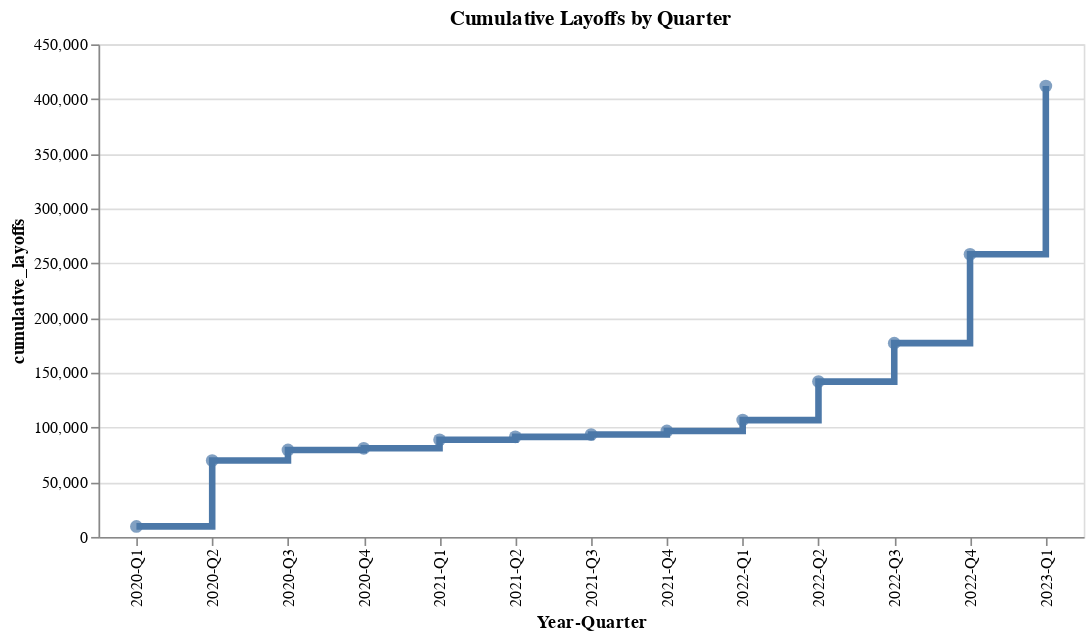

Notebook cell for this chart:
### Code cell
# Cumulative Line Chart 
import altair as alt
import pandas as pd

layoffs_df['Date'] = pd.to_datetime(layoffs_df['Date'])

# Group df by quarter and count number of layoffs by quarter
yearly_layoffs = (layoffs_df.groupby(pd.Grouper(key='Date', freq='Q'))['Laid_Off_Count'].sum().reset_index())

# Create a new column with the quarter-year format
yearly_layoffs['Year-Quarter'] =   yearly_layoffs['Date'].dt.year.astype(str) +'-' + 'Q' + yearly_layoffs['Date'].dt.quarter.astype(str) 

# sort the dataframe by Laid_Off_Count in descending order
yearly_layoffs = yearly_layoffs.sort_values(by='Laid_Off_Count', ascending=False)

source = yearly_layoffs

chart = alt.Chart(source, width=600).mark_line(strokeWidth=4, interpolate='step-after').transform_window(
    # Sort the data chronologically
    sort=[{'field': 'Year-Quarter'}],
    # Include all previous records before the current record and none after
    # (This is the default value so you could skip it and it would still work.)
    frame=[None, 0],
    # What to add up as you go
    cumulative_layoffs='sum(Laid_Off_Count)'
).encode(
    x='Year-Quarter:O',
    # Plot the calculated field created by the transformation
    y='cumulative_layoffs:Q'
)

# Add points to the line chart
points = chart.mark_circle(size=60).encode(
    x='Year-Quarter:O',
    y='cumulative_layoffs:Q'
)

chart.title = "Cumulative Layoffs by Quarter"

chart + points

### Figure 1 — Vega-Lite specification as saved in the notebook (floating-point values rounded to 4 significant figures)
{"config": {"view": {"continuousWidth": 400, "continuousHeight": 300}}, "layer": [{"mark": {"type": "line", "interpolate": "step-after", "strokeWidth": 4}, "encoding": {"x": {"field": "Year-Quarter", "type": "ordinal"}, "y": {"field": "cumulative_layoffs", "type": "quantitative"}}, "title": "Cumulative Layoffs by Quarter", "transform": [{"window": [{"op": "sum", "field": "Laid_Off_Count", "as": "cumulative_layoffs"}], "frame": [null, 0], "sort": [{"field": "Year-Quarter"}]}], "width": 600}, {"mark": {"type": "circle", "size": 60}, "encoding": {"x": {"field": "Year-Quarter", "type": "ordinal"}, "y": {"field": "cumulative_layoffs", "type": "quantitative"}}, "transform": [{"window": [{"op": "sum", "field": "Laid_Off_Count", "as": "cumulative_layoffs"}], "frame": [null, 0], "sort": [{"field": "Year-Quarter"}]}], "width": 600}], "data": {"name": "data-eb40753b8136c72a8f1286957e9f5ab0"}, "$schema": "https://vega.github.io/schema/vega-lite/v4.17.0.json", "datasets": {"data-eb40753b8136c72a8f1286957e9f5ab0": [{"Date": "2023-03-31T00:00:00", "Laid_Off_Count": 153600.0, "Year-Quarter": "2023-Q1"}, {"Date": "2022-12-31T00:00:00", "Laid_Off_Count": 81190.0, "Year-Quarter": "2022-Q4"}, {"Date": "2020-06-30T00:00:00", "Laid_Off_Count": 60140.0, "Year-Quarter": "2020-Q2"}, {"Date": "2022-09-30T00:00:00", "Laid_Off_Count": 35160.0, "Year-Quarter": "2022-Q3"}, {"Date": "2022-06-30T00:00:00", "Laid_Off_Count": 35160.0, "Year-Quarter": "2022-Q2"}, {"Date": "2022-03-31T00:00:00", "Laid_Off_Count": 9909.0, "Year-Quarter": "2022-Q1"}, {"Date": "2020-09-30T00:00:00", "Laid_Off_Count": 9690.0, "Year-Quarter": "2020-Q3"}, {"Date": "2020-03-31T00:00:00", "Laid_Off_Count": 9628.0, "Year-Quarter": "2020-Q1"}, {"Date": "2021-03-31T00:00:00", "Laid_Off_Count": 7728.0, "Year-Quarter": "2021-Q1"}, {"Date": "2021-12-31T00:00:00", "Laid_Off_Count": 3292.0, "Year-Quarter": "2021-Q4"}, {"Date": "2021-06-30T00:00:00", "Laid_Off_Count": 2695.0, "Year-Quarter": "2021-Q2"}, {"Date": "2021-09-30T00:00:00", "Laid_Off_Count": 2108.0, "Year-Quarter": "2021-Q3"}, {"Date": "2020-12-31T00:00:00", "Laid_Off_Count": 1539.0, "Year-Quarter": "2020-Q4"}]}}
